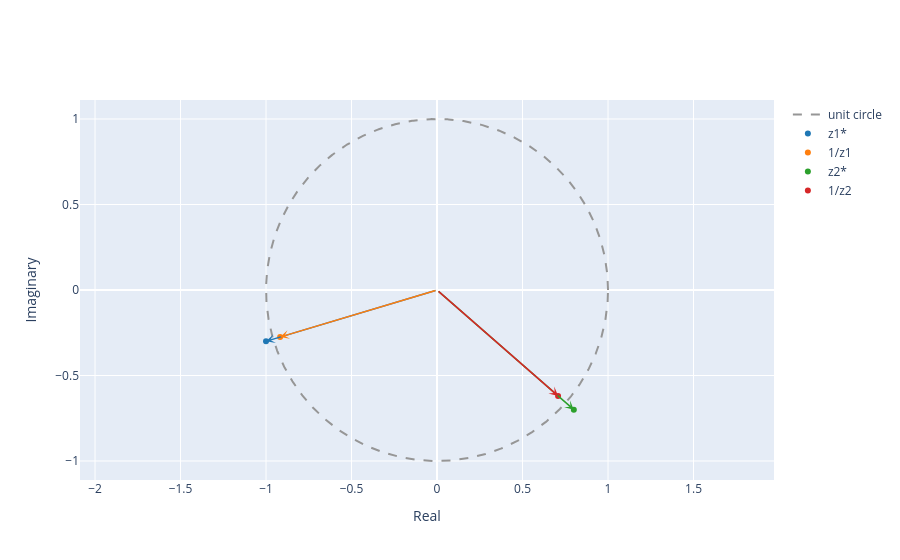

The cell this chart's notebook holds for it:
### Code cell
# 1.2 
z1_conj = np.conj(z1)
z2_conj = np.conj(z2)
z1_inv = 1 / z1
z2_inv = 1 / z2

plot_complex([z1_conj, z1_inv, z2_conj, z2_inv], name=['z1*', '1/z1', 'z2*', '1/z2'])

### Figure 1 — Plotly figure (JSON) as saved in the notebook; plotly's stock layout.template omitted (floating-point values rounded to 4 significant figures; data arrays with more than 128 entries replaced by an {"elided": "..."} marker saying what was removed)
{"data": [{"line": {"color": "rgb(150,150,150)", "dash": "dash", "shape": "linear"}, "mode": "lines", "name": "unit circle", "type": "scatter", "x": {"elided": "1000 float values"}, "y": {"elided": "1000 float values"}}, {"marker": {"color": "#1f77b4"}, "mode": "markers", "name": "z1*", "type": "scatter", "x": [-1], "y": [-0.3]}, {"marker": {"color": "#ff7f0e"}, "mode": "markers", "name": "1/z1", "type": "scatter", "x": [-0.9174], "y": [-0.2752]}, {"marker": {"color": "#2ca02c"}, "mode": "markers", "name": "z2*", "type": "scatter", "x": [0.8], "y": [-0.7]}, {"marker": {"color": "#d62728"}, "mode": "markers", "name": "1/z2", "type": "scatter", "x": [0.708], "y": [-0.6195]}], "layout": {"annotations": [{"arrowcolor": "#1f77b4", "arrowhead": 3, "arrowwidth": 1.5, "ax": 0, "axref": "x", "ay": 0, "ayref": "y", "showarrow": true, "text": "", "x": -1, "y": -0.3}, {"arrowcolor": "#ff7f0e", "arrowhead": 3, "arrowwidth": 1.5, "ax": 0, "axref": "x", "ay": 0, "ayref": "y", "showarrow": true, "text": "", "x": -0.9174, "y": -0.2752}, {"arrowcolor": "#2ca02c", "arrowhead": 3, "arrowwidth": 1.5, "ax": 0, "axref": "x", "ay": 0, "ayref": "y", "showarrow": true, "text": "", "x": 0.8, "y": -0.7}, {"arrowcolor": "#d62728", "arrowhead": 3, "arrowwidth": 1.5, "ax": 0, "axref": "x", "ay": 0, "ayref": "y", "showarrow": true, "text": "", "x": 0.708, "y": -0.6195}], "xaxis": {"title": {"text": "Real"}}, "yaxis": {"scaleanchor": "x", "scaleratio": 1, "title": {"text": "Imaginary"}}}}
